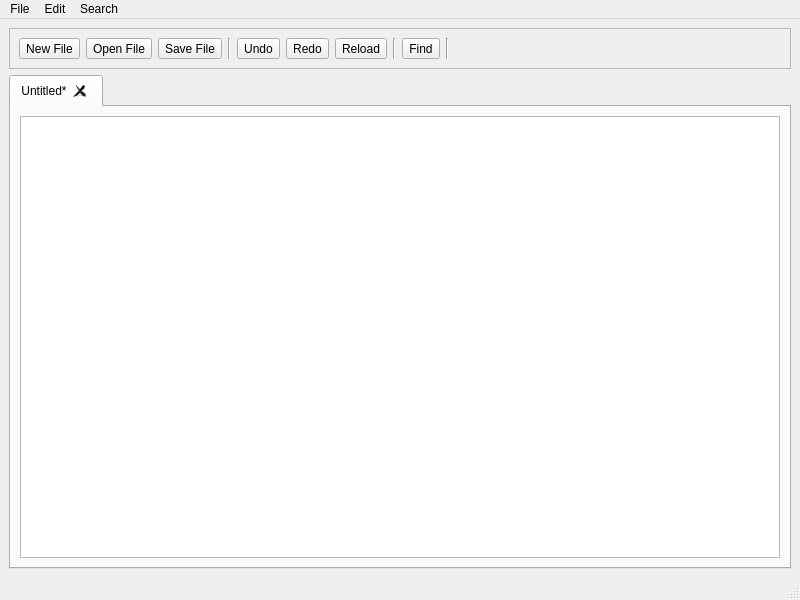
<?xml version="1.0" encoding="UTF-8"?>
<ui version="4.0">
 <class>mainWindow</class>
 <widget class="QMainWindow" name="mainWindow">
  <property name="windowModality">
   <enum>Qt::NonModal</enum>
  </property>
  <property name="geometry">
   <rect>
    <x>0</x>
    <y>0</y>
    <width>800</width>
    <height>600</height>
   </rect>
  </property>
  <property name="windowTitle">
   <string>Inkpad</string>
  </property>
  <property name="windowIcon">
   <iconset resource="Inkpad.qrc">
    <normaloff>:/images/icons/Designcontest-Vintage-Ink-Pen-2.ico</normaloff>:/images/icons/Designcontest-Vintage-Ink-Pen-2.ico</iconset>
  </property>
  <widget class="QWidget" name="centralwidget">
   <layout class="QGridLayout" name="gridLayout">
    <item row="0" column="0">
     <widget class="QFrame" name="frame_2">
      <property name="frameShape">
       <enum>QFrame::StyledPanel</enum>
      </property>
      <property name="frameShadow">
       <enum>QFrame::Raised</enum>
      </property>
      <layout class="QHBoxLayout" name="horizontalLayout">
       <item>
        <widget class="QToolButton" name="toolButton">
         <property name="text">
          <string>New File</string>
         </property>
         <property name="icon">
          <iconset resource="Inkpad.qrc">
           <normaloff>:/images/icons/Document-new-icon.png</normaloff>:/images/icons/Document-new-icon.png</iconset>
         </property>
         <property name="iconSize">
          <size>
           <width>32</width>
           <height>32</height>
          </size>
         </property>
         <property name="toolButtonStyle">
          <enum>Qt::ToolButtonIconOnly</enum>
         </property>
        </widget>
       </item>
       <item>
        <widget class="QToolButton" name="toolButton_2">
         <property name="text">
          <string>Open File</string>
         </property>
         <property name="icon">
          <iconset resource="Inkpad.qrc">
           <normaloff>:/images/icons/Folder-icon.png</normaloff>:/images/icons/Folder-icon.png</iconset>
         </property>
         <property name="iconSize">
          <size>
           <width>32</width>
           <height>32</height>
          </size>
         </property>
         <property name="checkable">
          <bool>false</bool>
         </property>
         <property name="toolButtonStyle">
          <enum>Qt::ToolButtonIconOnly</enum>
         </property>
        </widget>
       </item>
       <item>
        <widget class="QToolButton" name="toolButton_3">
         <property name="text">
          <string>Save File</string>
         </property>
         <property name="icon">
          <iconset resource="Inkpad.qrc">
           <normaloff>:/images/icons/Actions-document-save-icon.png</normaloff>:/images/icons/Actions-document-save-icon.png</iconset>
         </property>
         <property name="iconSize">
          <size>
           <width>32</width>
           <height>32</height>
          </size>
         </property>
        </widget>
       </item>
       <item>
        <widget class="Line" name="line">
         <property name="orientation">
          <enum>Qt::Vertical</enum>
         </property>
        </widget>
       </item>
       <item>
        <widget class="QToolButton" name="toolButton_4">
         <property name="text">
          <string>Undo</string>
         </property>
         <property name="icon">
          <iconset resource="Inkpad.qrc">
           <normaloff>:/images/icons/Very-Basic-Undo-icon.png</normaloff>:/images/icons/Very-Basic-Undo-icon.png</iconset>
         </property>
         <property name="iconSize">
          <size>
           <width>32</width>
           <height>32</height>
          </size>
         </property>
        </widget>
       </item>
       <item>
        <widget class="QToolButton" name="toolButton_5">
         <property name="text">
          <string>Redo</string>
         </property>
         <property name="icon">
          <iconset resource="Inkpad.qrc">
           <normaloff>:/images/icons/Very-Basic-Redo-icon.png</normaloff>:/images/icons/Very-Basic-Redo-icon.png</iconset>
         </property>
         <property name="iconSize">
          <size>
           <width>32</width>
           <height>32</height>
          </size>
         </property>
        </widget>
       </item>
       <item>
        <widget class="QToolButton" name="toolButton_6">
         <property name="text">
          <string>Reload</string>
         </property>
         <property name="icon">
          <iconset resource="Inkpad.qrc">
           <normaloff>:/images/icons/Very-Basic-Reload-icon.png</normaloff>:/images/icons/Very-Basic-Reload-icon.png</iconset>
         </property>
         <property name="iconSize">
          <size>
           <width>32</width>
           <height>32</height>
          </size>
         </property>
        </widget>
       </item>
       <item>
        <widget class="Line" name="line_2">
         <property name="orientation">
          <enum>Qt::Vertical</enum>
         </property>
        </widget>
       </item>
       <item>
        <widget class="QToolButton" name="toolButton_7">
         <property name="text">
          <string>Find</string>
         </property>
         <property name="icon">
          <iconset resource="Inkpad.qrc">
           <normaloff>:/images/icons/search-icon.png</normaloff>:/images/icons/search-icon.png</iconset>
         </property>
         <property name="iconSize">
          <size>
           <width>32</width>
           <height>32</height>
          </size>
         </property>
        </widget>
       </item>
       <item>
        <widget class="Line" name="line_3">
         <property name="orientation">
          <enum>Qt::Vertical</enum>
         </property>
        </widget>
       </item>
       <item>
        <spacer name="horizontalSpacer">
         <property name="orientation">
          <enum>Qt::Horizontal</enum>
         </property>
         <property name="sizeHint" stdset="0">
          <size>
           <width>410</width>
           <height>20</height>
          </size>
         </property>
        </spacer>
       </item>
      </layout>
     </widget>
    </item>
    <item row="1" column="0">
     <widget class="QTabWidget" name="tabWidget">
      <property name="tabPosition">
       <enum>QTabWidget::North</enum>
      </property>
      <property name="tabShape">
       <enum>QTabWidget::Rounded</enum>
      </property>
      <property name="currentIndex">
       <number>0</number>
      </property>
      <property name="elideMode">
       <enum>Qt::ElideNone</enum>
      </property>
      <property name="documentMode">
       <bool>false</bool>
      </property>
      <property name="tabsClosable">
       <bool>true</bool>
      </property>
      <property name="movable">
       <bool>true</bool>
      </property>
      <property name="tabBarAutoHide">
       <bool>false</bool>
      </property>
      <widget class="QWidget" name="tab">
       <attribute name="title">
        <string>Untitled*</string>
       </attribute>
       <layout class="QGridLayout" name="gridLayout_2">
        <item row="0" column="0" colspan="2">
         <widget class="QPlainTextEdit" name="plainTextEdit">
          <property name="cursor" stdset="0">
           <cursorShape>IBeamCursor</cursorShape>
          </property>
          <property name="mouseTracking">
           <bool>false</bool>
          </property>
          <property name="documentTitle">
           <string/>
          </property>
          <property name="plainText">
           <string/>
          </property>
          <property name="overwriteMode">
           <bool>false</bool>
          </property>
          <property name="backgroundVisible">
           <bool>false</bool>
          </property>
          <property name="placeholderText">
           <string>Start Typing....</string>
          </property>
         </widget>
        </item>
       </layout>
      </widget>
     </widget>
    </item>
   </layout>
  </widget>
  <widget class="QMenuBar" name="menubar">
   <property name="geometry">
    <rect>
     <x>0</x>
     <y>0</y>
     <width>800</width>
     <height>21</height>
    </rect>
   </property>
   <widget class="QMenu" name="menuFile">
    <property name="title">
     <string>File</string>
    </property>
    <addaction name="actionNew"/>
    <addaction name="actionOpen"/>
    <addaction name="actionSave"/>
    <addaction name="actionSave_As"/>
    <addaction name="separator"/>
    <addaction name="actionPrint"/>
    <addaction name="separator"/>
    <addaction name="actionQuit"/>
   </widget>
   <widget class="QMenu" name="menuEdit">
    <property name="title">
     <string>Edit</string>
    </property>
    <addaction name="actionUndo"/>
    <addaction name="actionRedo"/>
    <addaction name="separator"/>
    <addaction name="actionCut"/>
    <addaction name="actionCopy"/>
    <addaction name="actionPaste"/>
    <addaction name="separator"/>
    <addaction name="actionDelete"/>
    <addaction name="separator"/>
   </widget>
   <widget class="QMenu" name="menuSearch">
    <property name="title">
     <string>Search</string>
    </property>
    <addaction name="actionFind"/>
    <addaction name="actionReplace"/>
   </widget>
   <addaction name="menuFile"/>
   <addaction name="menuEdit"/>
   <addaction name="menuSearch"/>
  </widget>
  <widget class="QStatusBar" name="statusBar"/>
  <action name="actionNew">
   <property name="text">
    <string>New</string>
   </property>
  </action>
  <action name="actionOpen">
   <property name="text">
    <string>Open</string>
   </property>
  </action>
  <action name="actionSave">
   <property name="text">
    <string>Save</string>
   </property>
  </action>
  <action name="actionSave_As">
   <property name="text">
    <string>Save As...</string>
   </property>
  </action>
  <action name="actionPrint">
   <property name="text">
    <string>Print</string>
   </property>
  </action>
  <action name="actionQuit">
   <property name="text">
    <string>Quit</string>
   </property>
  </action>
  <action name="actionUndo">
   <property name="text">
    <string>Undo</string>
   </property>
  </action>
  <action name="actionRedo">
   <property name="text">
    <string>Redo</string>
   </property>
  </action>
  <action name="actionCut">
   <property name="text">
    <string>Cut</string>
   </property>
  </action>
  <action name="actionCopy">
   <property name="text">
    <string>Copy</string>
   </property>
  </action>
  <action name="actionPaste">
   <property name="text">
    <string>Paste</string>
   </property>
  </action>
  <action name="actionDelete">
   <property name="text">
    <string>Delete</string>
   </property>
  </action>
  <action name="actionFind">
   <property name="text">
    <string>Find</string>
   </property>
  </action>
  <action name="actionReplace">
   <property name="text">
    <string>Replace</string>
   </property>
  </action>
 </widget>
 <resources>
  <include location="Inkpad.qrc"/>
 </resources>
 <connections/>
</ui>
